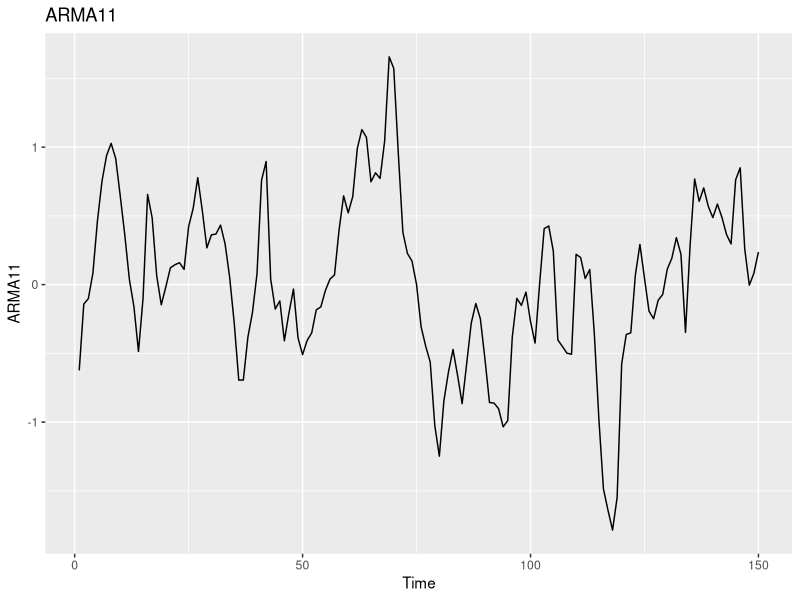
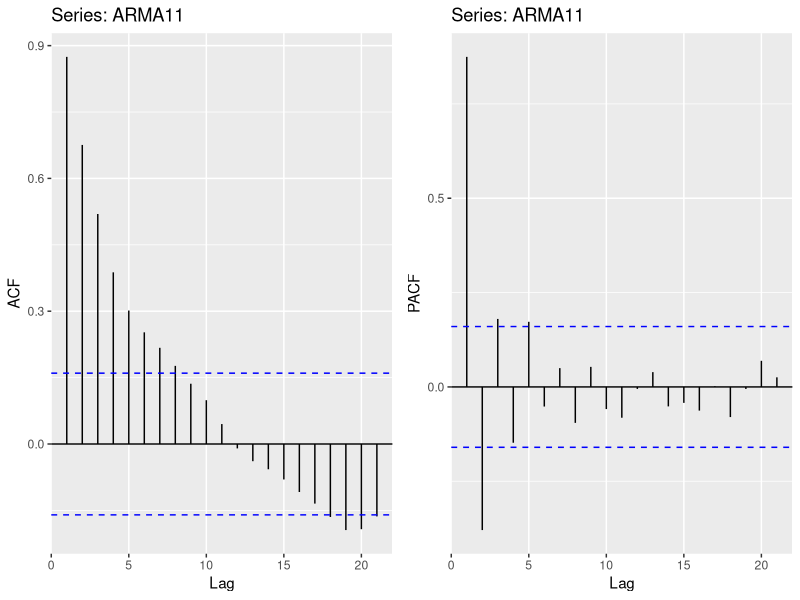
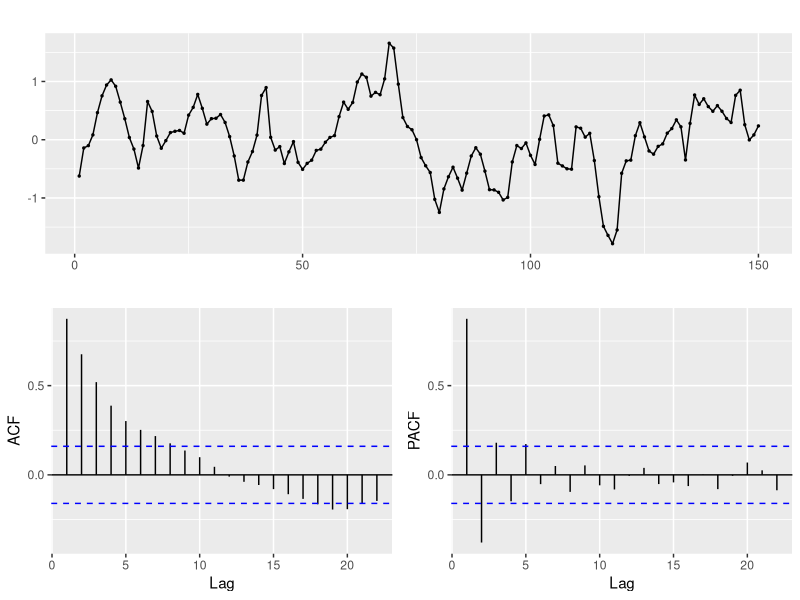
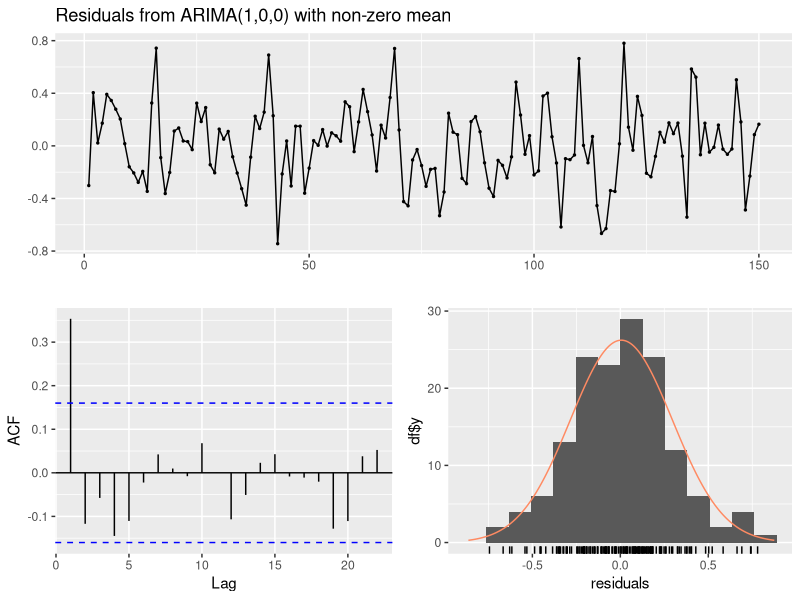
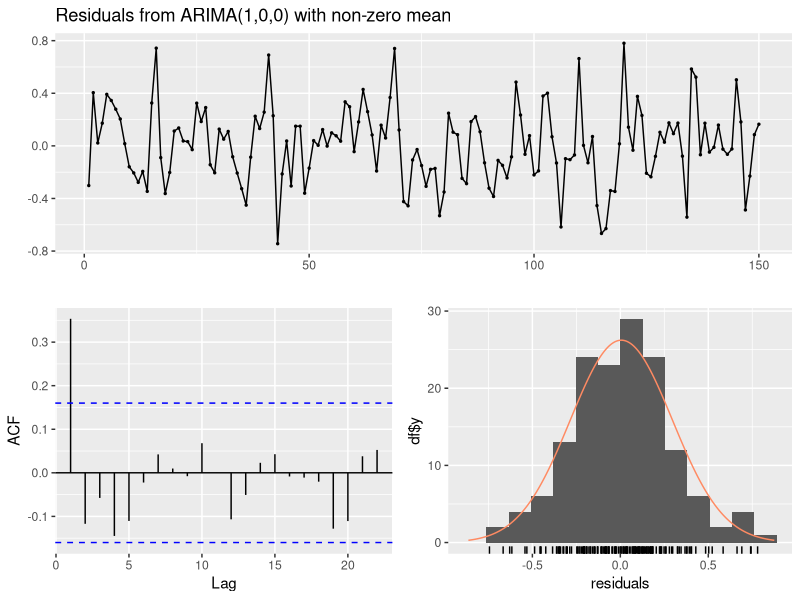
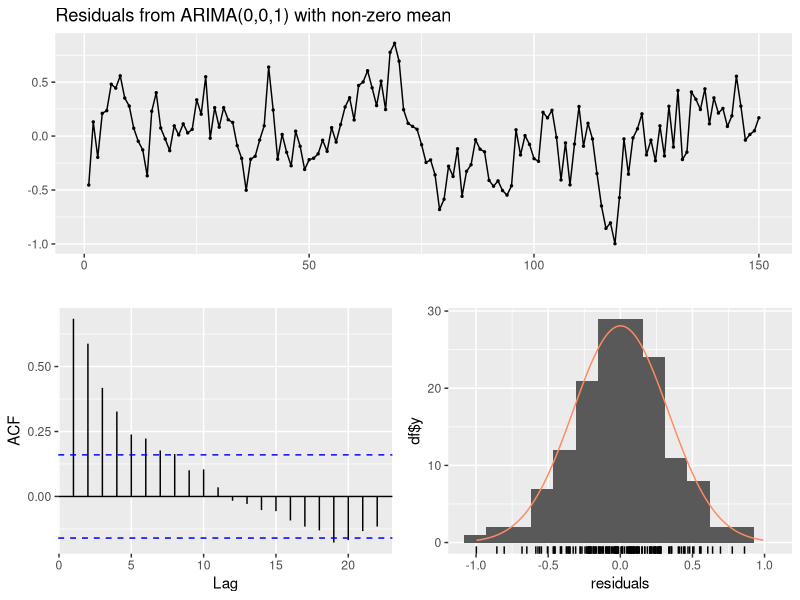
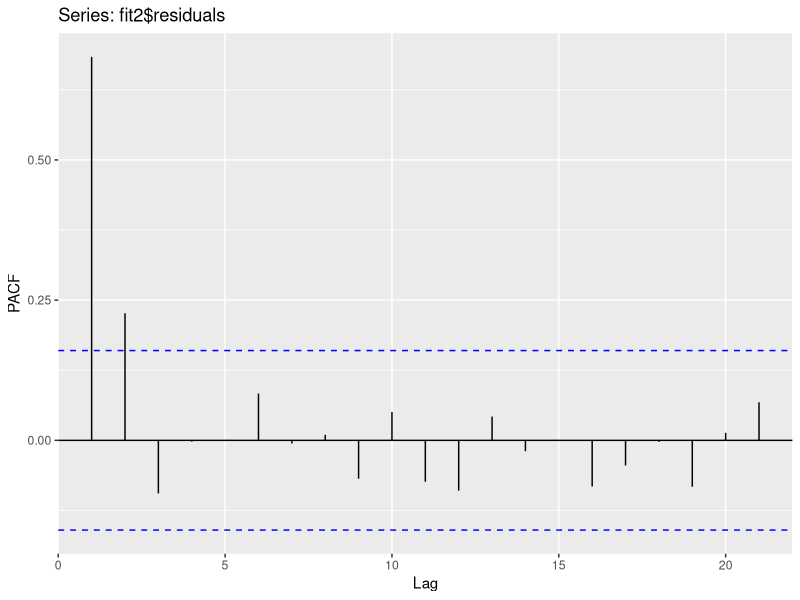
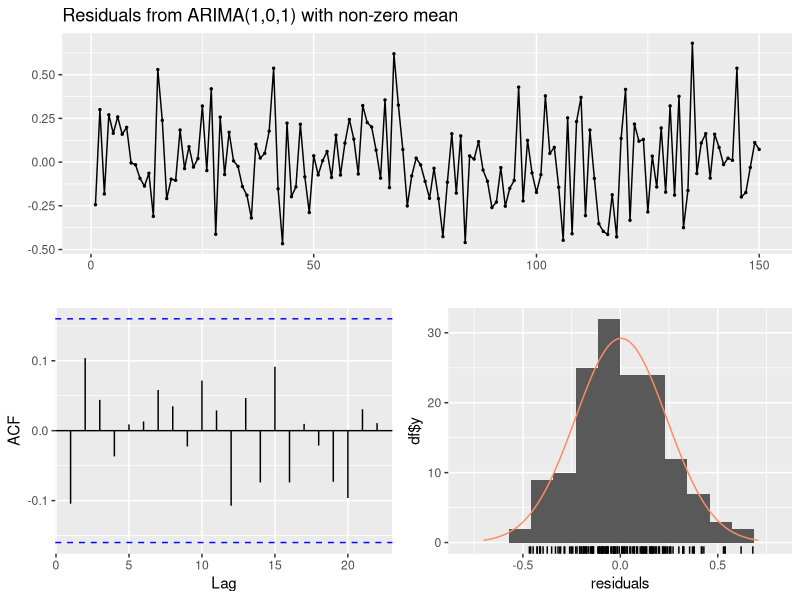

These charts were generated, in order, by the following R code:
library(forecast)
library(gridExtra)


# Residual analysis and significance
set.seed(123)
ARMA11 <- arima.sim(list(ar=0.8,ma=0.8),sd=0.25,n=150)
autoplot(ARMA11,main='ARMA11')
ggar1 <- ggAcf(ARMA11)
ggPar1 <- ggPacf(ARMA11)
grid.arrange(ggar1,ggPar1,nrow=1)
######################################################################################
# Easier way to plot
######################################################################################
ggtsdisplay(ARMA11)

# Let's fit some models
fit1 <- arima(ARMA11,order=c(1,0,0))  # Base-R arima function
checkresiduals(fit1)
fit1 <- Arima(ARMA11,order=c(1,0,0)) # We will use Arima with capital "A" as it allows including "c"
checkresiduals(fit1)
Box.test(fit1$residuals,lag=10, fitdf=0, type="Lj")
# Intermission: How likely are outliers if residuals are normal?
1-pnorm(1.96) # Probability of larger than 1.96*sigma
pnorm(-1.96) #  Probability of lower than -1.96
(1-pnorm(1.96)+pnorm(-1.96))*100 # 5%

1-pnorm(4) # Probability of larger than 4*sigma
pnorm(-4) #  Probability of lower than -4
(1-pnorm(4)+pnorm(-4))*100 # 5%

# Let's fit another model
fit2 <- Arima(ARMA11,order=c(0,0,1))
checkresiduals(fit2)
ggPacf(fit2$residuals)
Box.test(fit2$residuals)
fit3 <- Arima(ARMA11,order=c(1,0,1))
checkresiduals(fit3)
Box.test(fit3$residuals,lag=10, fitdf=0, type="Lj")
summary(fit3)
# Significance test
library(lmtest)
coeftest(fit3)

# Unit root
autoplot(fit3)

autoplot(ARMA11,series='Data') +
  autolayer(fitted(fit3),series="Fitted")
# Compare with other models
autoplot(ARMA11,series='Data') +
  autolayer(fitted(fit1),series="Fitted")
autoplot(ARMA11,series='Data') +
  autolayer(fitted(fit2),series="Fitted")


autoplot(forecast(fit3,h = 10))

# Scenario generation
print(fit3)
set.seed(123)
gridExtra::grid.arrange(autoplot(ARMA11,series="Original",ylab=""),
  autoplot(arima.sim(list(order=c(1,0,1),ar=0.7228,ma=0.9254),sd=sd(fit3$residuals),n=150),series="Sim1",ylab=""),
  autoplot(arima.sim(list(order=c(1,0,1),ar=0.7228,ma=0.9254),sd=sd(fit3$residuals),n=150),series="Sim2",ylab=""),
  autoplot(arima.sim(list(order=c(1,0,1),ar=0.7228,ma=0.9254),sd=sd(fit3$residuals),n=150),series="Sim3",ylab=""))

# More on stability and stationarity: the kpss test
library(urca)
summary(ur.kpss(ARMA11))

